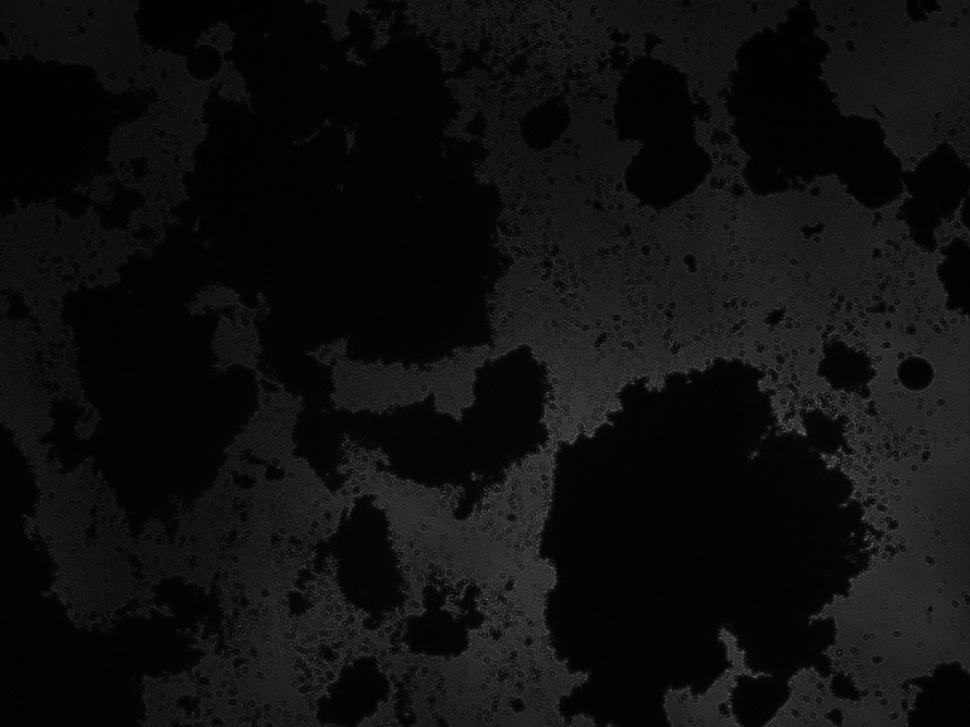
%> input picture matlab/img.jpg, 970 x 727 px, shrunk from 1296 x 972 before the run, given in place of img.bmp, which was not available
$ octave find_hough.m   (GNU Octave 9; MATLAB toolbox functions it lacks are replaced by stand-ins)
%> lines starting %> are read from the running program, lines starting %| are printed output that depends on the picture; in (x1, y1, x2, y2) boxes, pixels count from 0 and x2, y2 are one past the last pixel; in counts of white or black regions, pixels touching at a corner belong together; the program's own positions count from 1; pictures that were not available may be replaced by others from this repository, and a replacement may not be noted
pkg load image

orig = imread('img.bmp');
%> orig is the input picture: size 727x970x3 uint8; min 0, max 106, mean 14.7

%find likely nuclei
filter_size = 50;
avg_filt = ones(filter_size, filter_size) / (filter_size * filter_size);
blurred = imfilter(orig, avg_filt);
likely = !((orig > blurred) & (orig > 10));
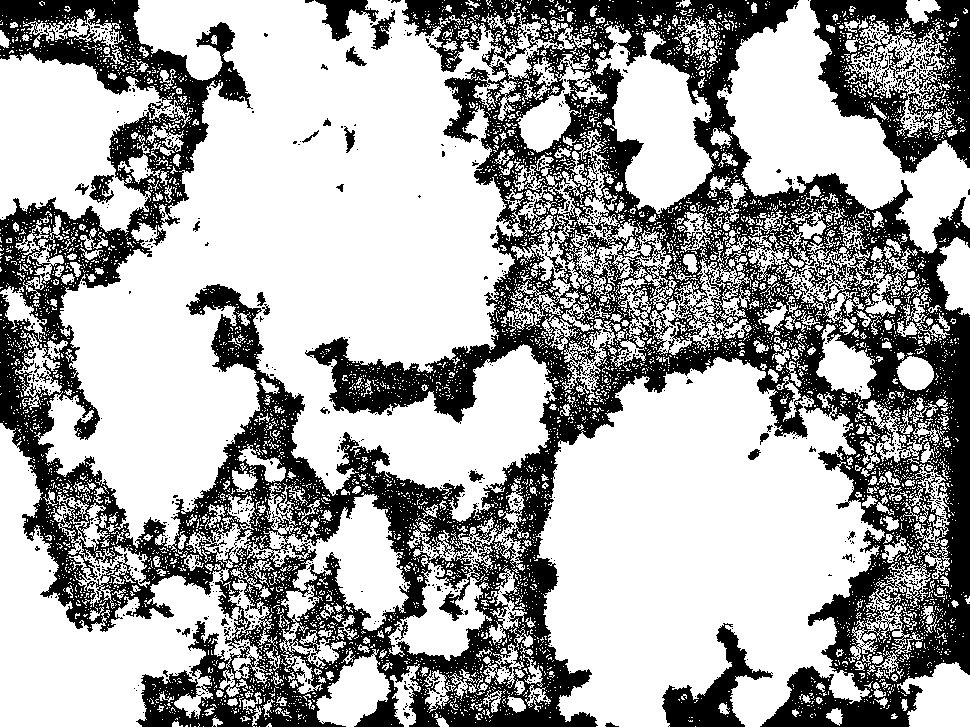
%> likely: size 727x970x3 logical; 65.3% white; 1400 black regions (1343 under 20 px), largest, box (x1, y1, x2, y2) and area: (0, 0, 970, 727) 219522, (810, 0, 970, 173) 13670, (662, 623, 773, 727) 3786
likely = likely .* 1;
disp('Likely');

%nearby pixel average
inner_size = 30;
inner_filter = ones(inner_size, inner_size) / (inner_size * inner_size);
inner = imfilter(likely, inner_filter);
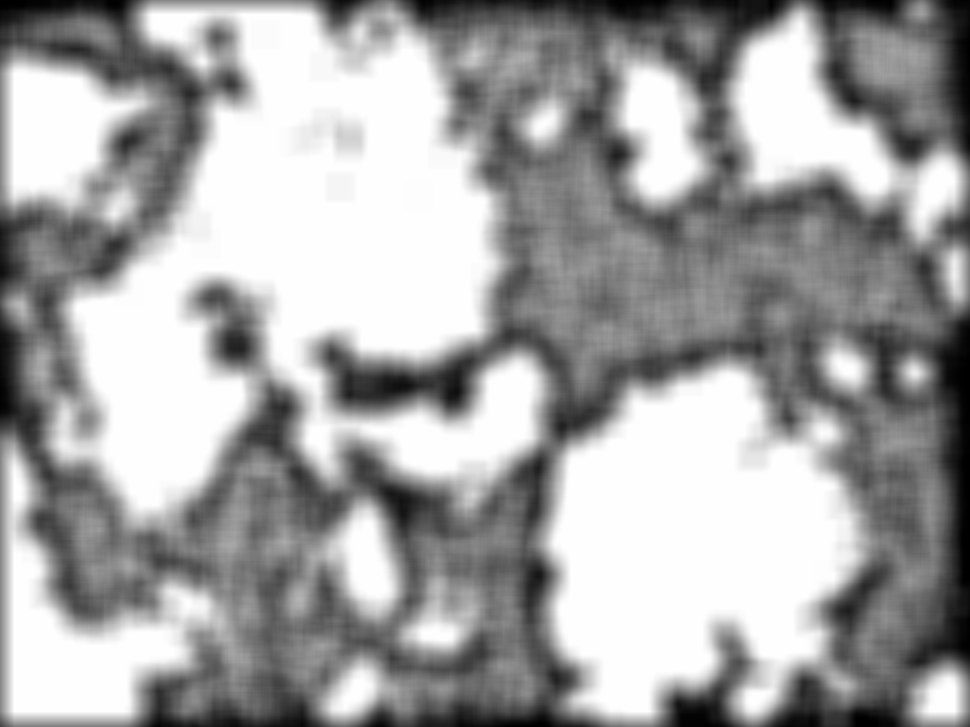
%> inner: size 727x970x3 double; min 0, max 1, mean 0.646
disp('Inner');

%slightly farther pixel average
outer_size = 50;
outer_filter = ones(outer_size, outer_size) / (outer_size * outer_size);
outer = imfilter(likely, outer_filter);
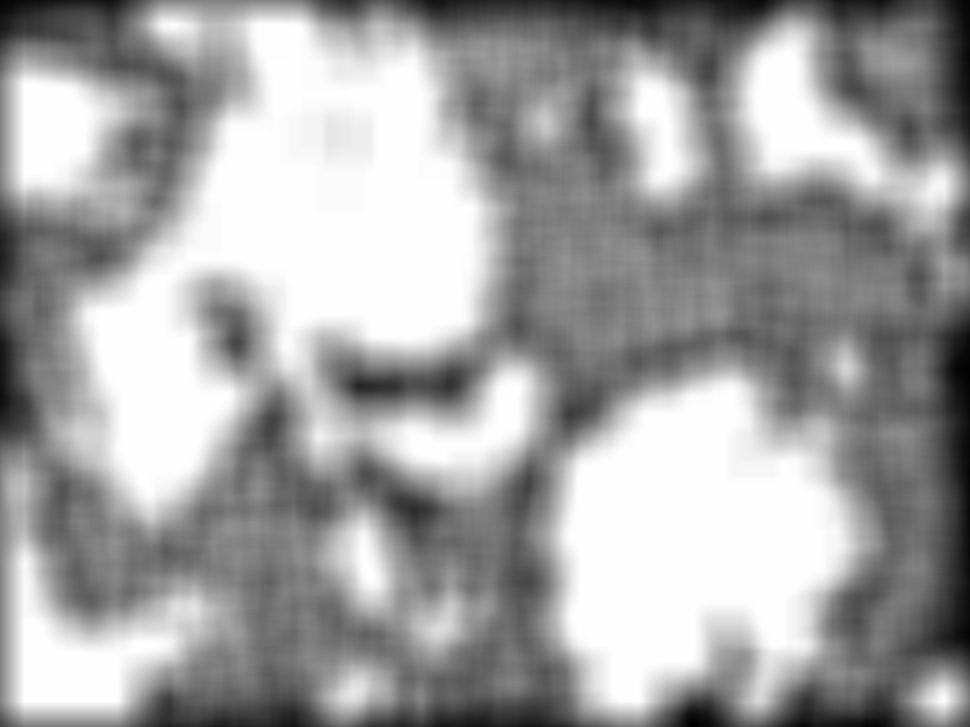
%> outer: size 727x970x3 double; min 0.0076, max 1, mean 0.64
disp('Outer');

%find pixels who radiate (more likely to be nucleus)
result = outer > (inner * 1.5);
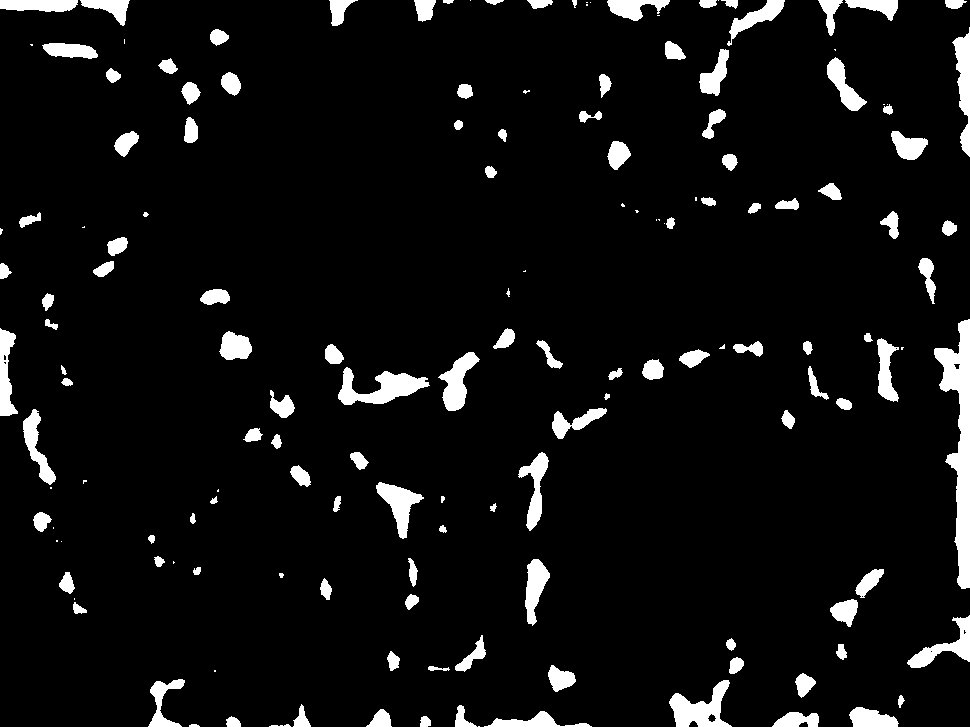
%> result: size 727x970x3 logical; 6.3% white; 159 white regions (34 under 20 px), largest, box (x1, y1, x2, y2) and area: (934, 319, 970, 589) 4112, (338, 367, 430, 405) 1688, (669, 680, 732, 727) 1502
result = uint8(result) * 256;

%edge detect
%> (the run ends here)
